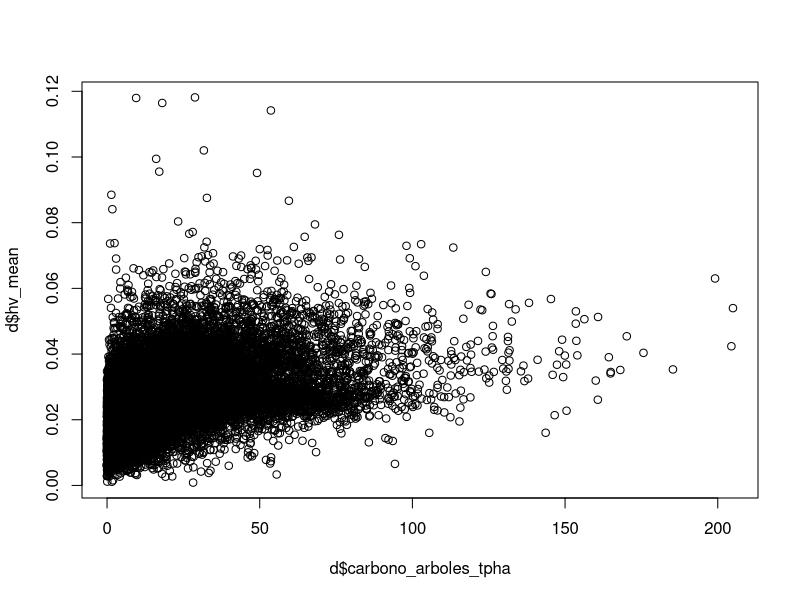
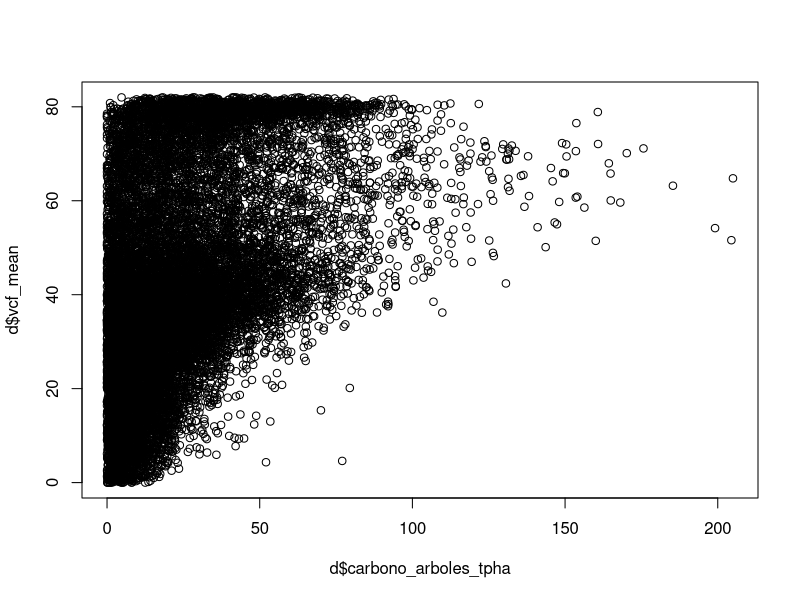
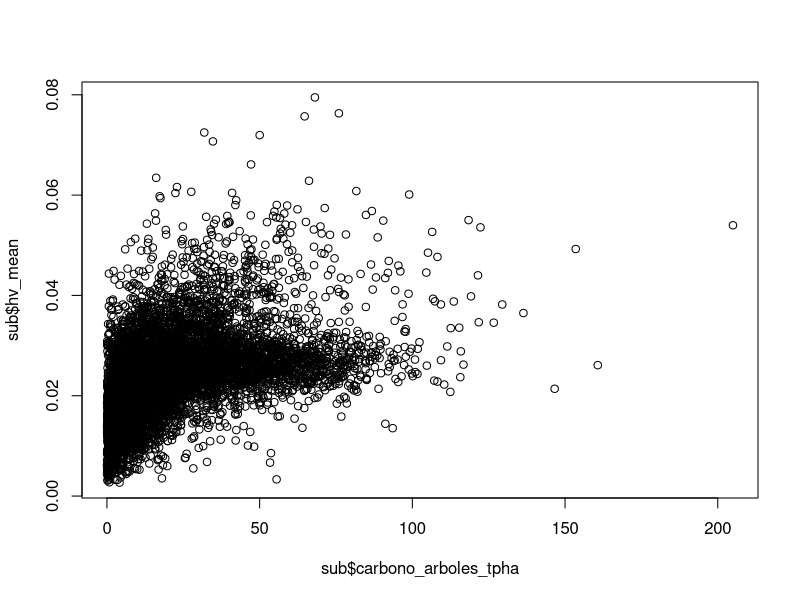
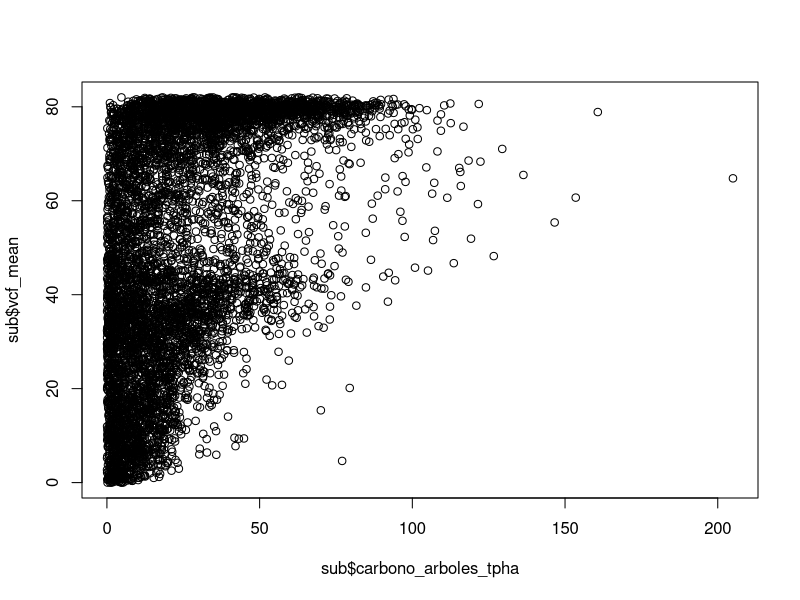
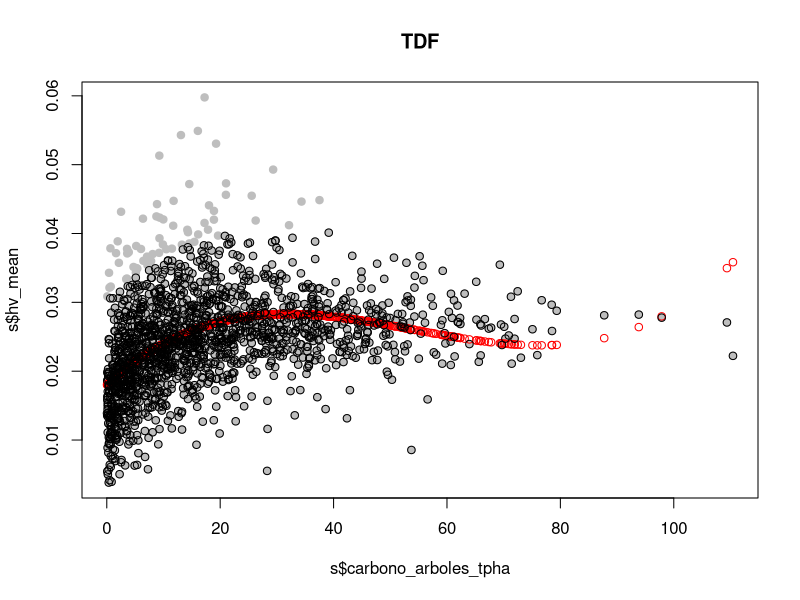
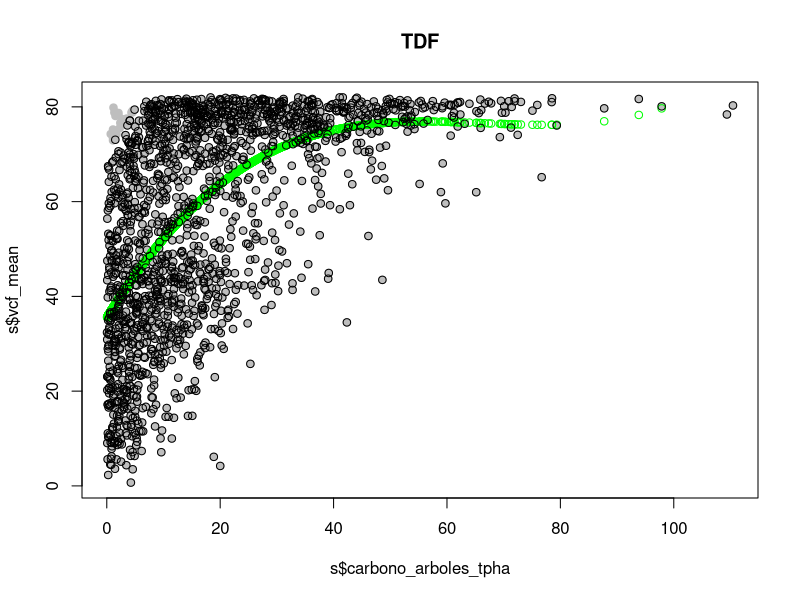
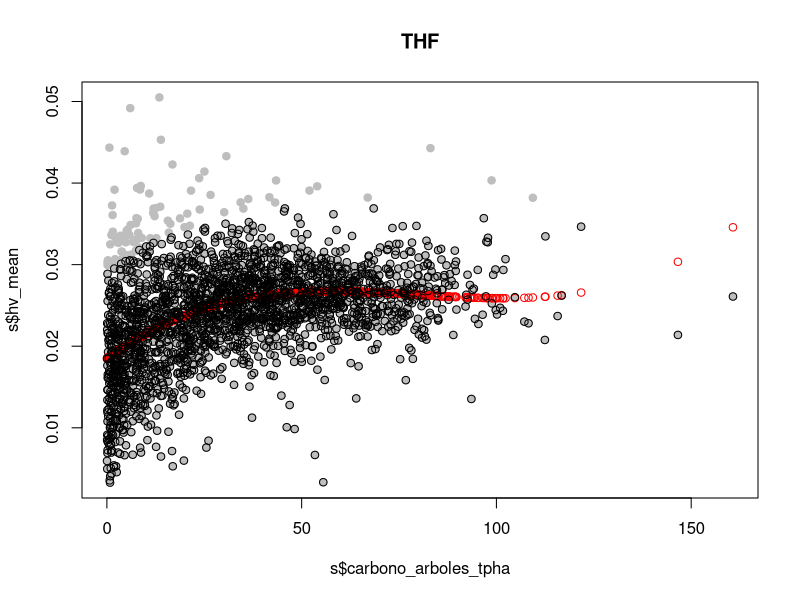
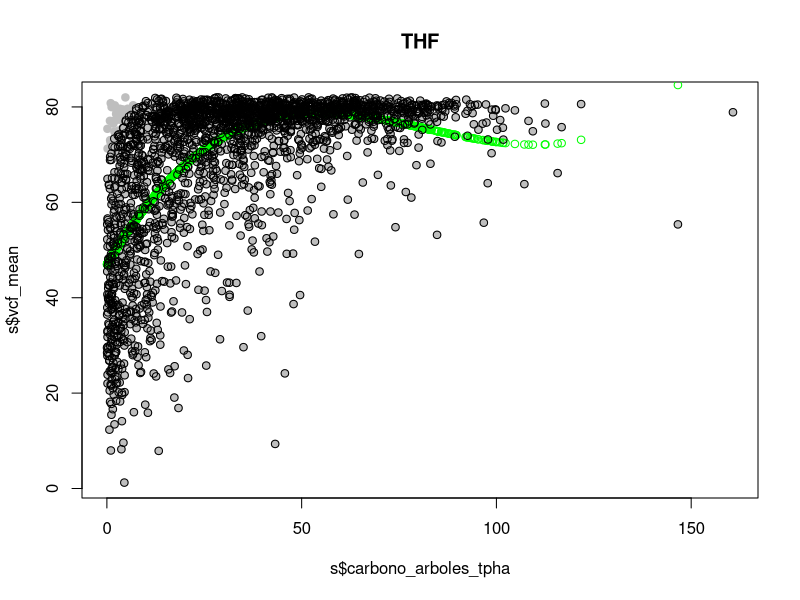

Here is the R script that generated these plots, in order: (Note: this script raises an error after producing the figures.)
#############################################################################
# The code below will pull the data from a database if you have that set up.
# Otherwise, use the read_csv function below.
#library(RPostgreSQL)
#con <- dbConnect(drv="PostgreSQL", host="database_host", user="database_user", dbname="database_name")
#query <- "SELECT z.folio, z.carbono_arboles_tpha, z.date_distance, z.measurement_date, o.id_vegetac AS veg_type_id, o.vegetacion AS veg_type, CASE WHEN o.vegetacion IN ('Bosque de abies', 'Bosque de ayarin', 'Bosque de cedro', 'Bosque de pino', 'Bosque de tascate') THEN 'CF' WHEN o.vegetacion IN ('Bosque de encino', 'Bosque de galerÝa') THEN 'BF' WHEN o.vegetacion IN ('Bosque de encino-pino', 'Bosque de pino-encino') THEN 'CBF' WHEN o.vegetacion = 'Manglar' THEN 'MG' WHEN o.vegetacion IN ('Bosque mesofilo de monta±a', 'Selva alta perennifolia', 'Selva alta subperennifolia', 'Selva baja perennifolia', 'Selva baja subperennifolia', 'Selva mediana subperennifolia') THEN 'THF' WHEN o.vegetacion IN ('Selva baja caducifolia', 'Selva baja espinosa', 'Selva baja subcaducifolia', 'Selva mediana caducifolia', 'Selva mediana subcaducifolia') THEN 'TDF' ELSE 'ERROR' END AS type_code, o.ecosistema AS ecosystem, AVG(s.num_pixels) AS num_pixels, AVG(s.num_masked_pixels) AS num_masked_pixels, AVG(s.elev_mean) AS elev_mean, AVG(s.slope_mean) AS slope_mean, AVG(s.vcf_mean) AS vcf_mean, AVG(hh_mean) AS hh_mean, AVG(hv_mean) AS hv_mean, AVG(lsmask_mean) AS lsmask_mean, MIN(lsmask_min) AS lsmask_min, MAX(lsmask_max) AS lsmask_max, COUNT(alos_id) AS num_images FROM (SELECT b.folio, SUM(b.carbono_arboles) / 0.1598925 AS carbono_arboles_tpha, y.date_distance, MIN(b.levantamiento_fecha_ejecucion) AS measurement_date  FROM (SELECT folio, CASE WHEN MIN(date_distance) + MAX(date_distance) = 0 THEN MIN(date_distance) WHEN MIN(date_distance) + MAX(date_distance) > 0 THEN MIN(date_distance) ELSE MAX(date_distance) END AS date_distance FROM (SELECT folio, days_from_alos AS date_distance, COUNT(sitio) AS plot_count FROM mexico_biomass_plots_filtered WHERE NOT carbono_arboles IS NULL AND NOT levantamiento_fecha_ejecucion IS NULL AND folio IN (SELECT folio FROM mexico_biomass_plots_old) AND NOT tipificacion IN ('Inaccesible (pendiente)', 'Inaccesible (social)', 'Vacio', 'Planeado') GROUP BY folio, days_from_alos HAVING COUNT(sitio) = 4 ORDER BY folio) AS x GROUP BY folio) AS y INNER JOIN mexico_biomass_plots_filtered b ON b.folio=y.folio AND b.days_from_alos=y.date_distance GROUP BY b.folio, y.date_distance) AS z INNER JOIN mexico_biomass_plots_old o ON z.folio=o.folio INNER JOIN mexico_biomass_plots_model_statistics s ON z.folio=s.folio GROUP BY z.folio, z.carbono_arboles_tpha, z.date_distance, z.measurement_date, o.id_vegetac, o.vegetacion, o.ecosistema;"
#d <- dbGetQuery(con, query)
#############################################################################

library(randomForest)
library(sampling)
# Set your working directory and read the training data csv
setwd('/Users/jbishop/Documents/Projects/858_MREDD/Workshops/201506_Biomass_CONAFOR/mexico_biomass_modeling')
d <- read.csv('workshop_training_data.csv')
sub <- d
dim(sub)[1]

# Take a look at the relationships
plot(d$carbono_arboles_tpha, d$hv_mean)
plot(d$carbono_arboles_tpha, d$vcf_mean)

## Data Filtering
# Remove plots with steep slopes
sub <- subset(sub, slope_mean < 15) # degrees (or 15%)
dim(sub)[1]
# Remove plots with layover/shadow
sub <- subset(sub, lsmask_mean = 0)
dim(sub)[1]
# Remove plots with 0 carbon
sub <- subset(sub, carbono_arboles_tpha != 0)
dim(sub)[1]
# Remove plots where VCF data didn't cover the whole plot (cloud, shadow, water, etc)
sub <- subset(sub, sub$num_pixels == sub$num_masked_pixels)
dim(sub)[1]

# Take a look at the relationships
plot(sub$carbono_arboles_tpha, sub$hv_mean)
plot(sub$carbono_arboles_tpha, sub$vcf_mean)


# Remove the outliers
# Create a vector to hold the folios that will be removed
f <- vector()
for (i in unique(sub$type_code)){
  s <- subset(sub, type_code == i)
  plot(s$carbono_arboles_tpha, s$hv_mean, main=i, pch=19, col='grey')
  m.hv <- lm(s$hv_mean ~ poly(s$carbono_arboles_tpha, 3))
  s$pred_hv_mean <- predict(m.hv, poly(s$carbono_arboles_tpha, 3))
  points(s$carbono_arboles_tpha, s$pred_hv_mean, col='red')
  s$residual_hv <- resid(m.hv)
  hv.std_dev <- sd(s$residual_hv)
  s$remove_hv <- ifelse(s$residual_hv > 2 * hv.std_dev, TRUE, FALSE)
  points(s$carbono_arboles_tpha[s$remove_hv != TRUE], s$hv_mean[s$remove_hv != TRUE], pch=21)
  plot(s$carbono_arboles_tpha, s$vcf_mean, main=i, pch=19, col='grey')
  m.vcf <- lm(s$vcf_mean ~ poly(s$carbono_arboles_tpha, 3))
  s$pred_vcf_mean <- predict(m.vcf, poly(s$carbono_arboles_tpha, 3))
  points(s$carbono_arboles_tpha, s$pred_vcf_mean, col='green')
  s$residual_vcf <- resid(m.vcf)
  vcf.std_dev <- sd(s$residual_vcf)
  s$remove_vcf <- ifelse(s$residual_vcf > 2 * vcf.std_dev, TRUE, FALSE)
  points(s$carbono_arboles_tpha[s$remove_vcf != TRUE], s$vcf_mean[s$remove_vcf != TRUE], pch=21)
  f <- c(f, s$folio[s$remove_hv == TRUE | s$remove_vcf == TRUE])
}

sub <- subset(sub, ! folio %in% f)
dim(sub)[1]

plot(sub$carbono_arboles_tpha, sub$hv_mean)
plot(sub$carbono_arboles_tpha, sub$vcf_mean)

# Split out testing and training
# Define carbon classes in 10 t/ha increments (rounding up to nearest 10)
roundUp <- function(x,to=10) to*(x%/%to + as.logical(x%%to))
maxC <- roundUp(max(sub$carbono_arboles_tpha))
c.classes <- seq(from=0, to=maxC, by=10)

# For each class, assign field plots based on C value
for (class in 1:(length(c.classes)-1)) {
  sub$claseCarbona[sub$carbono_arboles_tpha >= c.classes[class] & sub$carbono_arboles_tpha < c.classes[class+1]] <- class*10
}

# Now combine type_code and claseCarbona into one field for ease of stratification (is this ok to do??)
sub$grp <- paste(sub$type_code, sub$claseCarbona, sep="_")

stratified = function(df, group, size) {
  #  USE: * Specify your data frame and grouping variable (as column 
  #         name) as the first two arguments.
  #       * Decide on your sample size. For a sample proportional to the
  #         population, enter "size" as a decimal. For an equal number 
  #         of samples from each group, enter "size" as a whole number.
  #
  #  Example 1: Sample 10% of each group from a data frame named "z",
  #             where the grouping variable column name is "nameGrpCol", use:
  # 
  #                 > stratified(z, "nameGrpCol", .1)
  #
  #  Example 2: Sample 5 observations from each group from a data frame
  #             named "z"; grouping variable column name is "nameGrpCol", use:
  #
  #                 > stratified(z, "nameGrpCol", 5)
  #
  require(sampling)
  
  # column # for group
  group <- which(names(df) %in% group, arr.ind = T)
  temp = df[order(df[group]),]
  # Calc # of samples per group
  if (size < 1) {
    nsamp = ceiling(table(temp[group]) * size)
  } else if (size >= 1) {
    nsamp = rep(size, times=length(table(temp[group])))
  }  
  # Select sample
  strat = strata(temp, stratanames = names(temp[group]), 
                 size = as.vector(nsamp), method = "srswor")
  (dsample = getdata(temp, strat))
}

# Order sub first, even though it's done in the stratified function
set.seed(5)
#sub.ord <- sub[order(sub$grp),]
sub.train <- stratified(sub, "grp", 0.8)
sub.val <- sub[(row.names(sub) %in% row.names(sub.train))==F,]

attach(sub.val)
val.stk <- data.frame(hh_mean, hv_mean, vcf_mean, elev_mean)
detach(sub.val)

attach(sub.train)
stack <- data.frame(hh_mean, hv_mean, vcf_mean, elev_mean)
rf <- randomForest(carbono_arboles_tpha ~ ., data=stack, ntree=200, xtest=val.stk, ytest=sub.val$carbono_arboles_tpha, importance = T, keep.forest = TRUE)
detach(sub.train)

save('rf', file='workshop_model_20150615.RData')

varImpPlot(rf, type=1)

# Some model evaluation
n.mod <- length(sub.train$carbono_arboles_tpha)
r2.mod <- round(1 - sum((sub.train$carbono_arboles_tpha - rf$predicted)^2)/sum((sub.train$carbono_arboles_tpha - mean(sub.train$carbono_arboles_tpha))^2), digits=2)
adj.r2.mod <- round(1 - (1 - r2.mod)*(n.mod - 1)/ (n.mod - ncol(stack) - 1), digits=2)
rmse.mod <- round(sqrt(sum((sub.train$carbono_arboles_tpha-rf$predicted)^2)/n.mod), digits=2)

# Same stats for validation data set
n.val <- length(sub.val$carbono_arboles_tpha)
r2.val <- round(1 - sum((sub.val$carbono_arboles_tpha - rf$test$predicted)^2)/sum((sub.val$carbono_arboles_tpha - mean(sub.val$carbono_arboles_tpha))^2), digits=2)
adj.r2.val <- round(1 - (1 - r2.val)*(n.val - 1)/ (n.val - ncol(val.stk) - 1), digits=2)
rmse.val <- round(sqrt(sum((sub.val$carbono_arboles_tpha-rf$test$predicted)^2)/n.val), digits=2)
